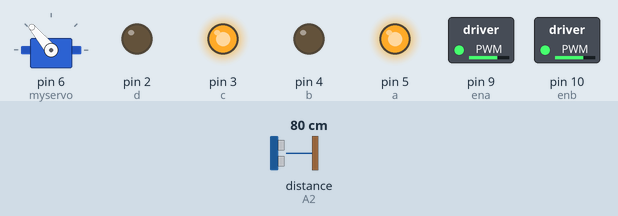
The sketch below on a simulated Arduino Uno, built with avr-gcc and run on an emulated ATmega328P. Shown: servo, switched loads named in the sketch (green lamp = pin HIGH), output pins drawn as LEDs (lit = HIGH). The test bench sets the inputs (shaded band); at power-on: distance to the obstacle (sensor on A2) 80 cm. The echo pulse lasts 58.3 µs per cm.

Above: at 2.2 s.
2.3 s: distance to the obstacle (sensor on A2) set to 33 cm
3.8 s: distance to the obstacle (sensor on A2) set to 27 cm
At 7.8 s:
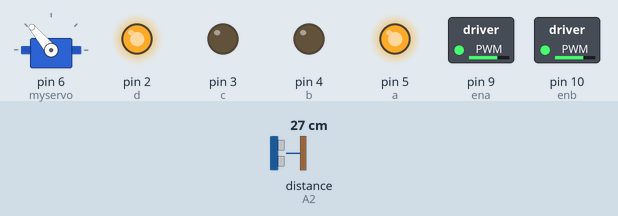
9.8 s: distance to the obstacle (sensor on A2) set to 35 cm
At 12.4 s:
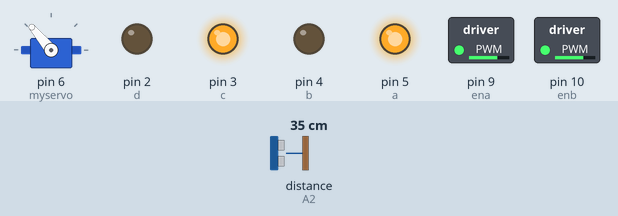
12.8 s: distance to the obstacle (sensor on A2) set to 2 cm
At 14.6 s:
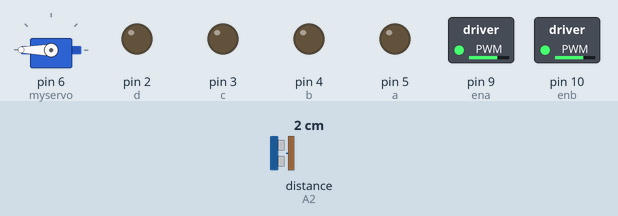
Timing chart, 0 to 16.8 s (numbered marks = the images above; inputs shaded):
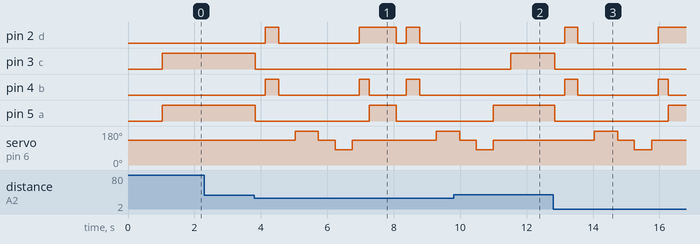

The sketch:

Obstacle_Avoiding_Robot.ino
```cpp
//Program for obstacle avoiding robot using arduino

#include <Servo.h>
#include <NewPing.h>

Servo myservo;
const int a = 5;
const int b = 4;
const int c = 3;
const int d = 2;
const int ena = 9;
const int enb = 10;
#define trig_pin A1 //analog input 1
#define echo_pin A2 //analog input 2

#define maximum_distance 200

NewPing sonar(trig_pin, echo_pin, maximum_distance);

void stp(){
  digitalWrite(a, LOW);
  digitalWrite(b, LOW);
  digitalWrite(c, LOW);
  digitalWrite(d, LOW);
}

void fwd(){

  digitalWrite(a, HIGH);
  digitalWrite(b, LOW);
  digitalWrite(c, HIGH);
  digitalWrite(d, LOW);
}

void rev(){
  digitalWrite(a, LOW);
  digitalWrite(b, HIGH);
  digitalWrite(c, LOW);
  digitalWrite(d, HIGH);
}

void sright(){
  digitalWrite(a, HIGH);
  digitalWrite(b, LOW);
  digitalWrite(c, LOW);
  digitalWrite(d, LOW);
}

void sleft(){
  digitalWrite(a, LOW);
  digitalWrite(b, LOW);
  digitalWrite(c, HIGH);
  digitalWrite(d, LOW);
}

void hright(){
  digitalWrite(a, HIGH);
  digitalWrite(b, LOW);
  digitalWrite(c, LOW);
  digitalWrite(d, HIGH);
                                                                                                                                                                                                                                                                                                                                                                                                                                                                                                                                                                                                                                                                                                                                                                                                                                                                                                                                                                                                                                                                                                                                                                                                                                                                                                                                                                                                                                                          digitalWrite(d, HIGH);
}

void hleft(){
  digitalWrite(a, LOW);
  digitalWrite(b, HIGH);
  digitalWrite(c, HIGH);
  digitalWrite(d, LOW);
}

//function to find obstacle
int obstacle(){
  int d;
  d = sonar.ping_cm();//to read the distance of the obstacle
  delay(20);
  if(d==0){
    d=100;
  }
  return d;
                                                                                                                                                                                                                                                                                                                                                                                                                                                                                                                                                                                                                                                                                                                                                                                                                                                                                                                                                                                                                                                                                                                                                                                                                                                                                                                                                                                                                                                                                                                                                                                                                          }
//function to find the obstacle towards the left of the robot
int lser(){
  int d;
  stp();
  delay(200);
  myservo.write(180);  //to move the ultrasonic sensor towards left
  delay(500);
  d = sonar.ping_cm(); //read the distance of the obstacle
  delay(200);
  myservo.write(130);  //to move the ultrasonic sensor towards middle
  return d;
  delay(100);
}

//function to find the obstacle towards the right of the robot
int rser(){
  int d;
  stp();
  delay(200);
  myservo.write(80);   //to move the ultrasonic sensor towards right
  delay(500);
  d = sonar.ping_cm();
  delay(20);
  myservo.write(130);
  return d;
  delay(100);
}
void setup() {
  pinMode(a, OUTPUT);
  pinMode(b, OUTPUT);
  pinMode(c, OUTPUT);
  pinMode(d, OUTPUT);
  pinMode(ena, OUTPUT);
  pinMode(enb, OUTPUT);
  myservo.attach(6);
  myservo.write(130);
  analogWrite(ena, 180);
  analogWrite(enb, 180);
  delay(1000);
}

void loop() {
  int d,ld,rd;
  top: d = obstacle();
  if(d<30){
    stp();
    delay(300);
    rev();
    delay(400);
    stp();
    delay(300);
    ld = lser();
    delay(300);
    rd = rser();
    if(ld>30 && ld>rd){
      sleft();
      delay(500);
      if(obstacle()>30){
        fwd();
      }
      else{
        goto top;
      }
    }
    else if(rd>30){
      sright();
      delay(500);
      if(obstacle()>30){
        fwd();
      }
      else{
        goto top;
      }
    }
    else{
      stp();
      delay(200);
      rev();
      delay(300);
      hright();
      delay(800);
    }
  }
  else{
    fwd();
  }

}
```

Measured:
- the behaviour switches between 30 and 29 cm on distance to the obstacle (sensor on A2) (found by bisection; images 0 and 1)
- after the input at 2.3 s, every drawn part: stays the same
- after the input at 3.8 s, pin 2 (d): goes HIGH 0.40 s, LOW 2.4 s, HIGH 1.1 s, LOW 0.30 s, HIGH 0.40 s, then LOW, starting after 0.33 s; pin 3 (c): HIGH → LOW at once
- after the input at 9.8 s, pin 2 (d), pin 4 (b): stays LOW (without the input it goes to HIGH after 1.4 s); pin 3 (c): LOW → HIGH after 1.7 s
- after the input at 12.8 s, pin 2 (d): LOW → HIGH after 0.34 s, → LOW 0.40 s later, → HIGH 2.4 s later; pin 3 (c): HIGH → LOW at once
